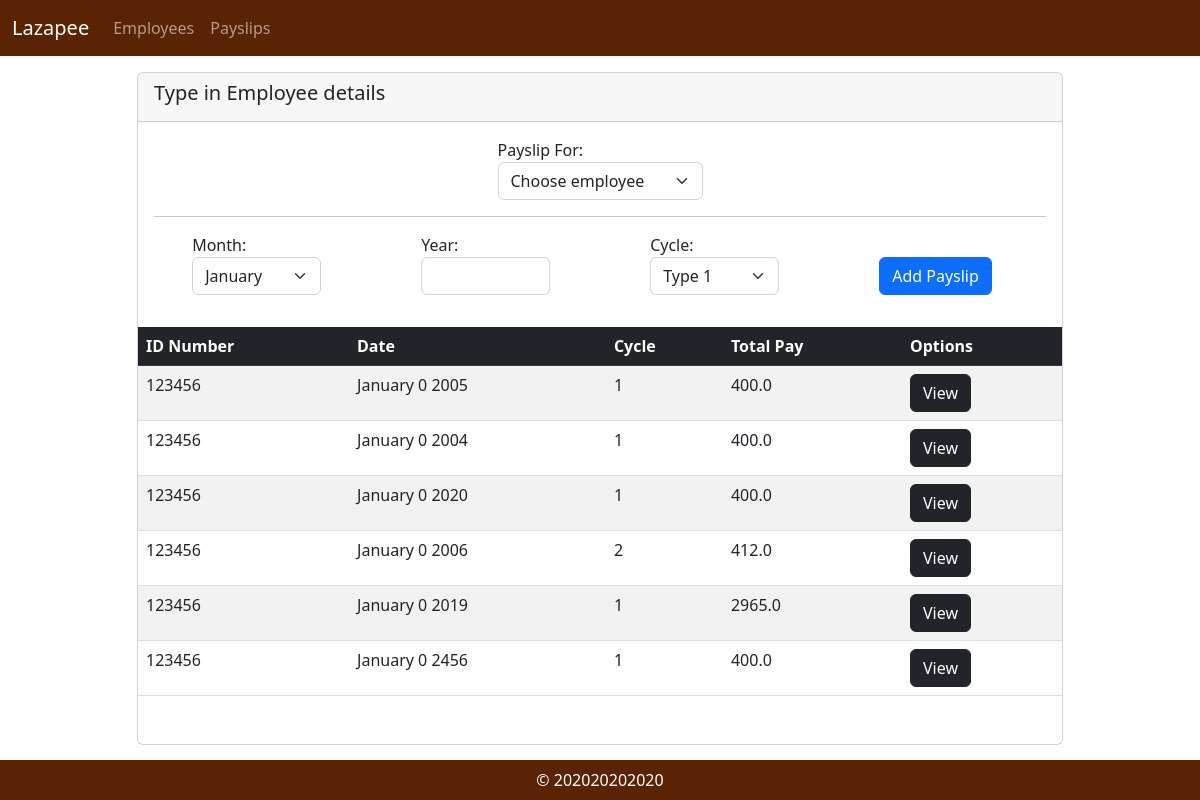
The app's page /payslips, older data.
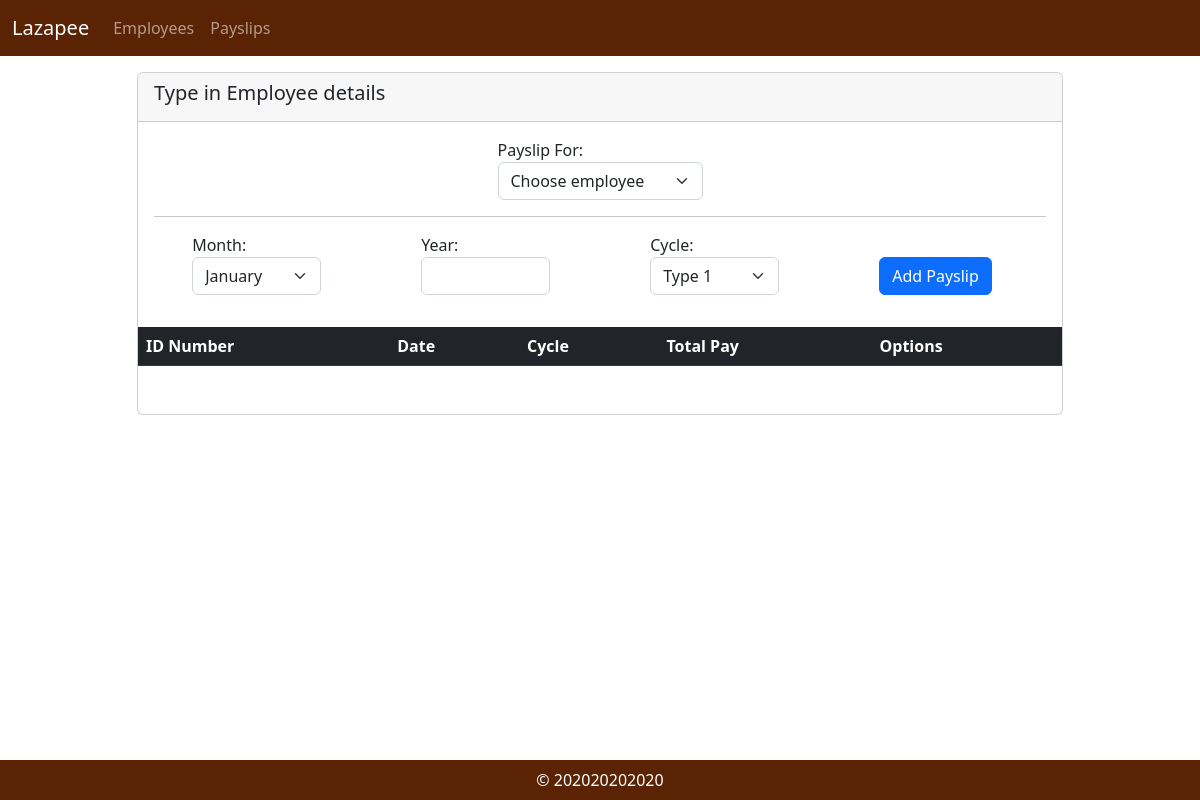
The same page, newer data.
### MyInventoryApp/models.py (models this page shows, shortened)
class Payslip(models.Model):
    id_number = models.ForeignKey(Employee, on_delete=models.CASCADE)
    month = models.CharField(max_length=300)
    date_range = models.CharField(max_length=300,default=1)
    year = models.CharField(max_length=300)
    pay_cycle = models.IntegerField()
    rate = models.FloatField()
    earnings_allowance = models.FloatField()
    deductions_tax = models.FloatField()
    deductions_health = models.FloatField()
    pag_ibig = models.FloatField()
    sss = models.FloatField()
    overtime = models.FloatField()
    total_pay = models.FloatField()

class Employee(models.Model):
    name = models.CharField(max_length=300)
    id_number = models.CharField(max_length=300)
    rate = models.FloatField()
    overtime_pay = models.FloatField(default=0, blank=True, null=True)
    allowance = models.FloatField(default=0, blank=True, null=True)

### MyInventoryApp/views.py (the view)
# urls.py: path('payslips', views.payslips, name='payslips'),
def payslips(request):
    employee_objects = Employee.objects.all()
    payslip_objects = Payslip.objects.all()
    if request.method == "POST":
        try:
            dname_or_id = request.POST.get('name_or_id').strip()
            dmonth = request.POST.get('month').strip()
            dyear = request.POST.get('year').strip()
            dpay_cycle = request.POST.get('cycle').strip()
        except AttributeError:
            messages.warning(request, 'Error: Missing Input')
            return redirect('payslips')
        if not all((dname_or_id,dmonth,dyear,dpay_cycle)):
            messages.warning(request, 'Error: Missing Input')
            return redirect('payslips')
        if not Employee.objects.filter(name=dname_or_id):
            empobj = get_object_or_404(Employee, id_number=dname_or_id)
        else:
            empobj = get_object_or_404(Employee, name=dname_or_id)
        if not payslip_objects.filter(id_number=empobj,month=dmonth,year=dyear):
            if dpay_cycle == "1":
                dtax = ((empobj.getRate()/2) + empobj.getAllowance() + empobj.getOvertime() - 100)*0.2
                dtotal_pay = ((empobj.getRate()/2) + empobj.getAllowance() + empobj.getOvertime() - 100) - dtax
                Payslip.objects.create(id_number=empobj,
                                       month=dmonth,
                                       year=dyear,
                                       pay_cycle=int(dpay_cycle),
                                       rate=empobj.getRate(),
                                       earnings_allowance=empobj.getAllowance(),
                                       deductions_tax=dtax,
                                       pag_ibig= 100,
                                       deductions_health = 0,
                                       sss=0,
                                       overtime=empobj.getOvertime(),
                                       total_pay=dtotal_pay, date_range=1)
            else:
                ddeductions_health = (empobj.getRate()*0.04)
                dsss = (empobj.getRate()*0.045)
                dtax = ((empobj.getRate()/2) + empobj.getAllowance() + empobj.getOvertime() - ddeductions_health - dsss)*0.2
                dtotal_pay = ((empobj.getRate()/2) + empobj.getAllowance() + empobj.getOvertime() - ddeductions_health - dsss) - dtax
                Payslip.objects.create(id_number=empobj,
                                       month=dmonth,
                                       year=dyear,
                                       pay_cycle=dpay_cycle,
                                       rate=empobj.getRate(),
                                       earnings_allowance=empobj.getAllowance(),
                                       deductions_tax=dtax,
                                       deductions_health = ddeductions_health,
                                       sss=dsss,
                                       overtime=empobj.getOvertime(),
                                       total_pay=dtotal_pay,
                                       pag_ibig=0, date_range=1)
            messages.success(request, 'Payslip created successfully')
            empobj.resetOvertime()
            empobj.save()
            return redirect('payslips')
        else:
            messages.warning(request, 'ID already has a payslip for specified time period')
            return redirect('payslips')
    else:
        return render(request,'MyInventoryApp/payslips.html', {'Employees':employee_objects,'Payslips':payslip_objects})

### MyInventoryApp/templates/MyInventoryApp/payslips.html (shortened to what this page needs)
{% extends 'MyInventoryApp/base.html' %}
{% load static %}
{% block content %}
<div class="col-10" style="margin:auto;">
    <div class="card">
        <div class="card-header">
            <h5 class="card-title">Type in Employee details</h5>
        </div>
        <div class="card-body">
            <form method="POST">{% csrf_token %}
                <div class="row">
                    <div class="col-3" style="margin:auto;">
                        <div class="form-group">
                            <label for="name_or_id">Payslip For:</label>
                            <select id="name_or_id" name="name_or_id" class="form-select">
                                <option value="" disabled selected>Choose employee</option>
                            </select>
                        </div>
                    </div>
                </div>
                <hr>
                <div class="row">
                    <div class="col-2" style="margin:auto;">
                        <div class="form-group">
                            <label for="month">Month:</label>
                            <select id="month" name="month" class="form-select">
                                <option value="January">January</option>
                            </select>
                        </div>
                    </div>
                    <div class="col-2" style="margin:auto;">
                        <div class="form-group">
                            <label for="year">Year:</label><br>
                            <input type="number" class="form-control" id="year" name="year" step="1" min="0" max="2024">
                        </div>
                    </div>
                    <div class="col-2" style="margin:auto;">
                        <div class="form-group">
                            <label for="cycle">Cycle:</label><br>
                            <select id="cycle" name="cycle" class="form-select">
                                <option value="1">Type 1</option>
                            </select>
                        </div>
                    </div>
                    <div class="col-2" style="margin:auto;">
                        <br><button type="submit" class="btn btn-primary text-end">Add Payslip</button>
                    </div>
                </div>
            </form>
        </div>
    <table class="table table-striped mb-5">
        <thead class="table-dark">
            <tr>
                <th scope="col">ID Number</th>
                <th scope="col">Date</th>
                <th scope="col">Cycle</th>
                <th scope="col">Total Pay</th>
                <th scope="col">Options</th>
            </tr>
        </thead>
        <tbody>
            {% for d in Payslips %}
            <tr>
                <td>{{ d.id_number.id_number }}</td>
                <td>{{ d.month }} {{ d.date_range }} {{d.year}}</td>
                <td>{{ d.pay_cycle }}</td>
                <td>{{ d.total_pay }}</td>
                <td>
                    <a href="{% url 'view_payslip' pk=d.pk %}" class="btn btn-dark">View</a>
                </td>
            </tr>
            {% endfor %}
        </tbody>
    </table>
</div>
{% endblock %}

### MyInventoryApp/templates/MyInventoryApp/base.html (shortened to what this page needs)
{% load static %}
<html>
    <head>
        <link rel="stylesheet" href="{% static '/bootstrap/css/bootstrap.min.css' %}">
        <link rel="stylesheet" href="{% static '/bootstrap/css/custom.css' %}">
    </head>
    <body>
        <nav class="navbar navbar-expand-lg navbar-dark bg-custom mb-3 sticky-top" style="background-color: #592304;">
            <div class="container-fluid">
                <a class="navbar-brand mb-0">Lazapee </a>
                <div class="collapse navbar-collapse" id="navbarNavAltMarkup">
                    <div class="navbar-nav">
                        <a class="nav-link" aria-current="page" href="{% url 'employees' %}">Employees</a>
                        <a class="nav-link" aria-current="page" href="{% url 'payslips' %}">Payslips</a>
                    </div>
                </div>
            </div>
        </nav>
        <div class="container ">
            <div class="row">
                {% block content %}
                {% endblock %}
            </div>
        </div>
    </body>
    <nav class="navbar bg-custom fixed-bottom justify-content-center" style="background: #592304;">
        <div style="color: white;">&copy; 202020202020</div>
    </nav>
</html>

Row changes from the older to the newer data that the page shows:
removed Payslip: id_number.id_number "123456", month "January", date_range "0", year "2005", pay_cycle "1", total_pay "400.0"
removed Payslip: id_number.id_number "123456", month "January", date_range "0", year "2004", pay_cycle "1", total_pay "400.0"
removed Payslip: id_number.id_number "123456", month "January", date_range "0", year "2020", pay_cycle "1", total_pay "400.0"
removed Payslip: id_number.id_number "123456", month "January", date_range "0", year "2006", pay_cycle "2", total_pay "412.0"
removed Payslip: id_number.id_number "123456", month "January", date_range "0", year "2019", pay_cycle "1", total_pay "2965.0"
removed Payslip: id_number.id_number "123456", month "January", date_range "0", year "2456", pay_cycle "1", total_pay "400.0"
